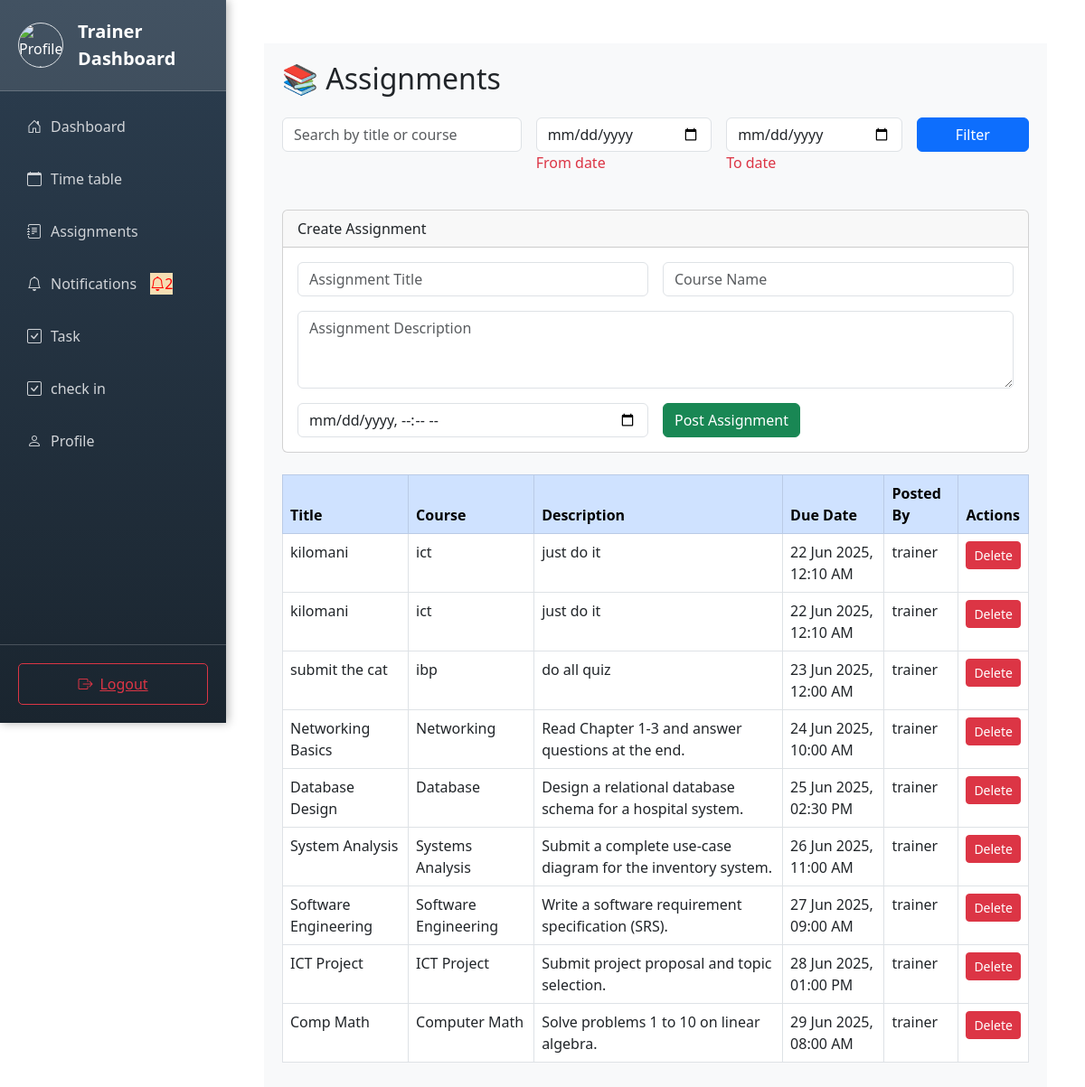
The page /student/assignment.php (signed in) on the database its author committed.
### tables this page shows
CREATE TABLE `assignments` (
  `assignment_id` int(11) NOT NULL,
  `title` varchar(100) NOT NULL,
  `description` text DEFAULT NULL,
  `due_date` datetime NOT NULL,
  `course_name` varchar(100) DEFAULT NULL,
  `posted_by` int(11) DEFAULT NULL,
  `created_at` datetime DEFAULT current_timestamp()
);

CREATE TABLE `users` (
  `id` int(11) NOT NULL,
  `fullname` varchar(100) NOT NULL,
  `username` varchar(50) NOT NULL,
  `email` varchar(100) NOT NULL,
  `password` varchar(255) NOT NULL,
  `role` enum('student','trainer') NOT NULL,
  `profile_picture` varchar(255) DEFAULT NULL,
  `created_at` datetime DEFAULT current_timestamp()
);

### student/assignment.php (the view, shortened to what this page needs)
<?php
require_once '../includes/db.php';
$role = $_SESSION['role'] ?? '';
$search = $_GET['search'] ?? '';
$start_date = $_GET['start_date'] ?? '';
$end_date = $_GET['end_date'] ?? '';
$where = "1=1";
if ($role === 'trainer') {
    $query = "SELECT a.*, u.fullname AS trainer_name FROM assignments a
              LEFT JOIN users u ON a.posted_by = u.id
              WHERE $where ORDER BY due_date ASC";
} else {
    $query = "SELECT a.*, u.fullname AS trainer_name FROM assignments a
              LEFT JOIN users u ON a.posted_by = u.id
              WHERE $where AND posted_by IS NOT NULL ORDER BY due_date ASC";
}
$result = $conn->query($query);
?>
<!DOCTYPE html>
<html>
<head>
    <link rel="stylesheet" href="https://cdn.jsdelivr.net/npm/bootstrap@5.3.0/dist/css/bootstrap.min.css">
</head>
<body class="container mt-5">
    <div class="main-content">
    <?php
    if ($role === 'student') {
        include '../partials/student/navbar.php';
    } elseif ($role === 'trainer') {
        include '../partials/trainer/navbar.php';
    }
    ?>
    <h2 class="mb-4">📚 Assignments</h2>
    <form class="row g-3 mb-4" method="GET">
        <div class="col-md-4">
            <input type="text" name="search" value="<?= htmlspecialchars($search) ?>" class="form-control" placeholder="Search by title or course">
        </div>
        <div class="col-md-3">
            <input type="date" name="start_date" value="<?= htmlspecialchars($start_date) ?>" class="form-control" placeholder="From date"><p class="text-danger"
            >From date</p>
        </div>
        <div class="col-md-3">
            <input type="date" name="end_date" value="<?= htmlspecialchars($end_date) ?>" class="form-control" placeholder="To date">
            <p class="text-danger"
            >To date</p>
        </div>
        <div class="col-md-2">
            <button class="btn btn-primary w-100">Filter</button>
        </div>
    </form>
    <?php if ($role === 'trainer'): ?>
    <div class="card mb-4">
        <div class="card-header">Create Assignment</div>
        <div class="card-body">
            <form method="POST" class="row g-3">
                <div class="col-md-6">
                    <input type="text" name="title" class="form-control" placeholder="Assignment Title" required>
                </div>
                <div class="col-md-6">
                    <input type="text" name="course_name" class="form-control" placeholder="Course Name" required>
                </div>
                <div class="col-md-12">
                    <textarea name="description" class="form-control" rows="3" placeholder="Assignment Description" required></textarea>
                </div>
                <div class="col-md-6">
                    <input type="datetime-local" name="due_date" class="form-control" required>
                </div>
                <div class="col-md-6">
                    <button type="submit" name="create" class="btn btn-success">Post Assignment</button>
                </div>
            </form>
        </div>
    </div>
    <?php endif; ?>
    <?php if ($result->num_rows > 0): ?>
    <div class="table-responsive">
        <table class="table table-bordered">
            <thead class="table-primary">
                <tr>
                    <th>Title</th>
                    <th>Course</th>
                    <th>Description</th>
                    <th>Due Date</th>
                    <th>Posted By</th>
                    <?php if ($role === 'trainer'): ?>
                        <th>Actions</th>
                    <?php endif; ?>
                </tr>
            </thead>
            <tbody>
                <?php while ($row = $result->fetch_assoc()): ?>
                <tr>
                    <td><?= htmlspecialchars($row['title']) ?></td>
                    <td><?= htmlspecialchars($row['course_name']) ?></td>
                    <td><?= htmlspecialchars($row['description']) ?></td>
                    <td><?= date('d M Y, h:i A', strtotime($row['due_date'])) ?></td>
                    <td><?= htmlspecialchars($row['trainer_name']) ?></td>
                    <?php if ($role === 'trainer'): ?>
                        <td>
                            <a href="assignment.php?delete=<?= $row['assignment_id'] ?>" class="btn btn-danger btn-sm" onclick="return confirm('Delete this assignment?')">Delete</a>
                        </td>
                    <?php endif; ?>
                </tr>
                <?php endwhile; ?>
            </tbody>
        </table>
    </div>
    <?php else: ?>
        <div class="alert alert-info">No assignments found for the given filter.</div>
    <?php endif; ?>
    </div>
</body>
</html>

### partials/trainer/navbar.php (shortened to what this page needs)
<?php
$db = new Database();
$conn = $db->connect();
$user_id = $_SESSION['user_id'] ?? 0;
$unread_count = 0;
if ($user_id) {
    $stmt = $conn->prepare("SELECT COUNT(*) FROM notifications WHERE user_id = ? AND is_read = 0");
    if ($stmt) {
        $stmt->bind_param("i", $user_id);
        $stmt->execute();
        $stmt->bind_result($unread_count);
    }
}
?>
<link href="https://cdn.jsdelivr.net/npm/bootstrap@5.3.0/dist/css/bootstrap.min.css" rel="stylesheet">
<link href="https://cdn.jsdelivr.net/npm/bootstrap-icons/font/bootstrap-icons.css" rel="stylesheet">
<aside class="sidebar" id="sidebar">
    <div class="sidebar-header d-flex justify-content-between align-items-center">
    <div class="d-flex align-items-center gap-3">
        <img src="../<?php echo $_SESSION['profile_picture']; ?>"
             alt="Profile Picture"
             class="rounded-circle border"
             style="width: 50px; height: 50px; object-fit: cover;">
        <a href="#" class="text-white text-decoration-none fw-semibold fs-5">
            Trainer Dashboard
        </a>
    </div>
    </div>
    <nav class="sidebar-nav">
        <ul class="nav flex-column">
            <li class="nav-item">
                <a class="nav-link" id="dashboardLink" href="/thikatechinical-personalised-time-management-system/trainer/dashboard.php">
                    <i class="bi bi-house-door"></i> Dashboard
                </a>
            </li>
            <li class="nav-item">
                <a class="nav-link" href="/thikatechinical-personalised-time-management-system/student/schedule.php">
                    <i class="bi bi-calendar"></i> Time table
                </a>
            </li>
            <li class="nav-item">
                <a class="nav-link" href="/thikatechinical-personalised-time-management-system/student/assignment.php">
                    <i class="bi bi-journal-text"></i> Assignments
                </a>
            </li>
       <li class="nav-item">
    <a class="nav-link" href="/thikatechinical-personalised-time-management-system/student/notifications.php">
        <i class="bi bi-bell"></i> Notifications
        <?php if ($unread_count > 0): ?>
            <span class="blink bi bi-bell" style="color: red; background-color: wheat; margin-left: 5px;"><?php echo $unread_count; ?></span>
        <?php endif; ?>
    </a>
</li>
            <li class="nav-item">
                <a class="nav-link" href="/thikatechinical-personalised-time-management-system/student/task.php">
                    <i class="bi bi-check-square"></i> Task
                </a>
            </li>
              <li class="nav-item">
                <a class="nav-link" href="/thikatechinical-personalised-time-management-system/trainer/checkin.php">
                    <i class="bi bi-check-square"></i> check in
                </a>
            </li>
            <li class="nav-item">
                <a class="nav-link" href="/thikatechinical-personalised-time-management-system/profile.php">
                    <i class="bi bi-person"></i> Profile
                </a>
            </li>
        </ul>
    </nav>
    <div class="logout-section">
        <a href="/thikatechinical-personalised-time-management-system/logout.php" class="logout-btn">
            <i class="bi bi-box-arrow-right"></i> Logout
        </a>
    </div>
</aside>

### partials/trainer/navbar.php (style rules this page uses)
.sidebar { width: 250px; height: 100vh; position: fixed; top: 0; left: 0; z-index: 1030; background: linear-gradient(180deg, #2c3e50 0%, #1a252f 100%); color: white; transition: transform 0.3s ease; box-shadow: 2px 0 10px rgba(0, 0, 0, 0.3); display: flex; flex-direction: column; }
.sidebar-header { background-color: rgba(255, 255, 255, 0.1); padding: 20px; border-bottom: 1px solid rgba(255, 255, 255, 0.2); }
.sidebar-header a { font-size: 1.25rem; font-weight: 600; color: #ffffff; display: flex; align-items: center; gap: 8px; }
.sidebar-nav { flex-grow: 1; padding: 10px 0; }
.sidebar-nav .nav-link { color: #d1d4d8; padding: 12px 20px; font-size: 1rem; display: flex; align-items: center; gap: 10px; border-radius: 5px; margin: 5px 10px; transition: background-color 0.3s ease, color 0.3s ease; }
.logout-section { padding: 20px; border-top: 1px solid rgba(255, 255, 255, 0.2); margin-top: auto; }
.logout-btn { width: 100%; padding: 10px; font-size: 1rem; background-color: transparent; border: 1px solid #dc3545; color: #dc3545; border-radius: 5px; display: flex; align-items: center; justify-content: center; gap: 8px; transition: background-color 0.3s ease, color 0.3s ease; }
.main-content { margin-left: 250px; padding: 20px; transition: margin-left 0.3s ease; background-color: #f8f9fa; min-height: 100vh; }
.blink { animation: blinker 1s linear infinite; }

### rows shown on the page
assignments: title "kilomani", course_name "ict", description "just do it", due_date "22 Jun 2025, 12:10 AM", posted_by.fullname "trainer"
assignments: title "kilomani", course_name "ict", description "just do it", due_date "22 Jun 2025, 12:10 AM", posted_by.fullname "trainer"
assignments: title "submit the cat", course_name "ibp", description "do all quiz", due_date "23 Jun 2025, 12:00 AM", posted_by.fullname "trainer"
assignments: title "Networking Basics", course_name "Networking", description "Read Chapter 1-3 and answer questions at the end.", due_date "24 Jun 2025, 10:00 AM", posted_by.fullname "trainer"
assignments: title "Database Design", course_name "Database", description "Design a relational database schema for a hospital system.", due_date "25 Jun 2025, 02:30 PM", posted_by.fullname "trainer"
assignments: title "System Analysis", course_name "Systems Analysis", description "Submit a complete use-case diagram for the inventory system.", due_date "26 Jun 2025, 11:00 AM", posted_by.fullname "trainer"
assignments: title "Software Engineering", course_name "Software Engineering", description "Write a software requirement specification (SRS).", due_date "27 Jun 2025, 09:00 AM", posted_by.fullname "trainer"
assignments: title "ICT Project", course_name "ICT Project", description "Submit project proposal and topic selection.", due_date "28 Jun 2025, 01:00 PM", posted_by.fullname "trainer"
assignments: title "Comp Math", course_name "Computer Math", description "Solve problems 1 to 10 on linear algebra.", due_date "29 Jun 2025, 08:00 AM", posted_by.fullname "trainer"

### other values the page prints
$unread_count "2"
